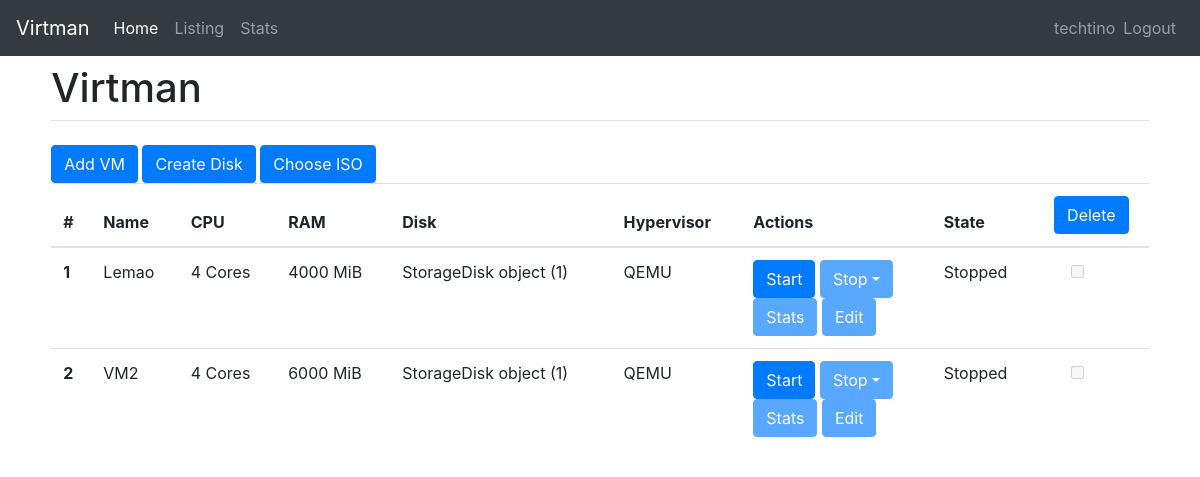
The app's page /manager/listing (signed in), older data.
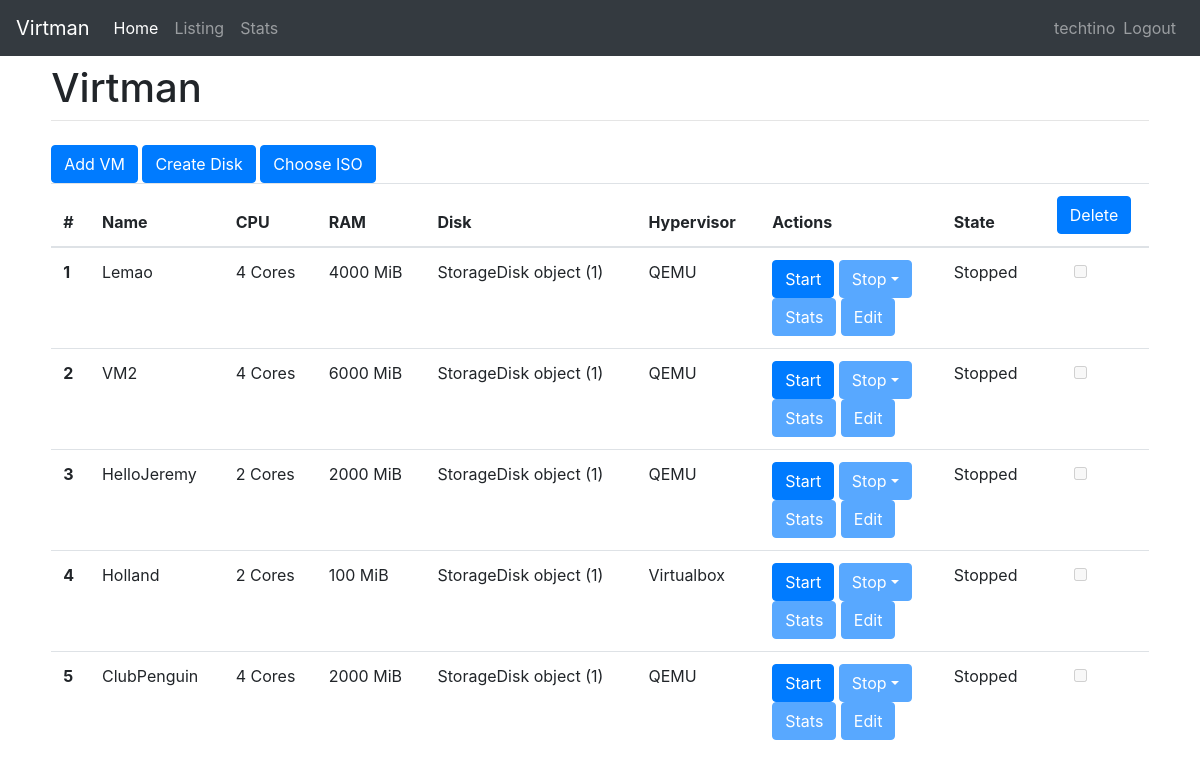
The same page, newer data.
### manager/models.py (models this page shows, shortened)
class VM(models.Model):
    name = models.CharField(max_length=30)
    cpus = models.IntegerField()
    ram = models.IntegerField()
    HYPERVISOR_CHOICES = (
        ('QEMU', 'QEMU'),
        ('Virtualbox', 'Virtualbox'),
        ('VMWare', 'VMWare'),)
    hypervisor = models.CharField(max_length=30,choices=HYPERVISOR_CHOICES)
    OS = (
        ('Linux', 'Linux'),
        ('Windows', 'Windows'),
        ('Mac', 'Mac'),)
    os = models.CharField(max_length=30,choices=OS)
    state = models.CharField(max_length=3)
    storage_disk = models.ForeignKey(StorageDisk, on_delete=models.CASCADE)

class StorageDisk(models.Model):
    name = models.CharField(max_length=30)
    path = models.CharField(max_length=30)
    size = models.IntegerField()
    pass

### manager/views.py (the view)
# urls.py: path('listing', views.listing, name='listing'),
@login_required
def listing(request):
    VM_list = VM.objects.order_by('id')[:40]
    template = loader.get_template('listing.html')
    context = {
        'VM_list': VM_list,
    }
    return HttpResponse(template.render(context, request))

### manager/templates/listing.html (shortened to what this page needs)
{% extends "base.html" %}
{% block content %}
<div class="dropdown show">
<a class="btn btn-primary" href="/manager/add">Add VM</a>
<a class="btn btn-primary" href="/manager/createDisk">Create Disk</a>
<a class="btn btn-primary" href="/manager/uploadISO">Choose ISO</a>
{% if VM_list %}
<table class="table">
  <thead>
    <tr>
      <th scope="col">#</th>
      <th scope="col">Name</th>
      <th scope="col">CPU</th>
      <th scope="col">RAM</th>
      <th scope"col">Disk</th>
      <th scope="col">Hypervisor</th>
      <th scope="col">Actions</th>
      <th scope="col">State</th>
      <th scope="col" style="text-align: center"><button form="DeleteVM" type="submit" formmethod="post" class="btn btn-primary">Delete</button></th>
    </tr>
  </thead>
  <tbody>
    {% for vm in VM_list %}
        <tr>
        <th scope="row">{{ forloop.counter}}</th>
        <td>{{vm.name}}</td>
        <td>{{vm.cpus}} Cores</td>
        <td>{{vm.ram}} MiB</td>
        <td>{{vm.storage_disk}}</td>
        <td>{{vm.hypervisor}}</td>
        <td>
        {% if vm.state == 'ON' %}
        <button type="button" class="btn btn-primary" disabled>Start</button>
        <button class="btn btn-primary dropdown-toggle" type="button" id="dropdownMenuButton" data-toggle="dropdown" aria-haspopup="true" aria-expanded="false">
          Stop
        </button>
        <div class="dropdown-menu" aria-labelledby="dropdownMenuButton">
          <a class="dropdown-item" href="#">Shutdown</a>
          <a class="dropdown-item" href="#">Restart</a>
          <a class="dropdown-item" href="/manager/{{ vm.id }}/stopVM">Force Off</a>
        </div>
        <br>
        <a class="btn btn-primary" href="/manager/{{ vm.id }}/viewStats">Stats</a>
        <a class="btn btn-primary" href="/manager/{{ vm.id }}/edit">Edit</a>
        {% else %}
        <a class="btn btn-primary" href="/manager/{{ vm.id }}/startVM">Start </a>
        <button type="button" class="btn btn-primary dropdown-toggle" disabled>Stop</button>
        <br>
        <button type="button" class="btn btn-primary" disabled>Stats</button>
        <button type="button" class="btn btn-primary" disabled>Edit</button>
        {% endif %}
        {% if vm.state == "ON" %}
        <td>Running</td>
        <td style="text-align: center"><input class="form-check-input" type="checkbox" value="" name="VMs" id="{{vm.id}}"></td>
        {% else %}
        <td>Stopped</td>
        <td style="text-align: center"><input class="form-check-input" type="checkbox" value="" disabled></td>
        {% endif %}
        </td>
        </tr>
    {% endfor %}
  </tbody>
</table>
{% else %}
There are no VMs available
{% endif %}
{% endblock content %}

### manager/templates/base.html (shortened to what this page needs)
<!doctype html>
<html lang="en">
  <head>
    <link rel="stylesheet" href="https://stackpath.bootstrapcdn.com/bootstrap/4.1.3/css/bootstrap.min.css">
  </head>
  <body>
  <nav class="navbar navbar-expand-lg navbar-dark bg-dark">
    <a class="navbar-brand" href="#">Virtman</a>
        <ul class="navbar-nav mr-auto">
        <li class="nav-item active">
            <a class="nav-link" href="/manager/home">Home</a>
        </li>
        <li class="nav-item">
            <a class="nav-link" href="/manager/listing">Listing</a>
        </li>
        <li class="nav-item">
            <a class="nav-link" href="/manager/viewStats">Stats</a>
        </li>
        </ul>
        <ul class="nav navbar-nav navbar-right">
        {% if user.is_authenticated %}
        <li class="navbar-text">
        {{user.get_username}}
        </li>
        <li class="nav-item">
            <a class="nav-link" href="/accounts/logout">Logout</a>
        </li>
        {% else %}
            <a class="nav-link" href="/accounts/login">Login</a>
        {% endif %}
        </ul>
</nav>
	<div id="content" name="content" class="main">
		<div class="row justify-content-center">
			<div class="col-11">
				<h1 class="mt-2">Virtman</h1>
				<hr class="mt-0 mb-4">
				{% block content %}
				{% endblock %}
			</div>
		</div>
	</div>
  </body>
</html>

Row changes from the older to the newer data that the page shows:
added VM: name "HelloJeremy", cpus "2", ram "2000", storage_disk "StorageDisk object (1)", hypervisor "QEMU"
added VM: name "Holland", cpus "2", ram "100", storage_disk "StorageDisk object (1)", hypervisor "Virtualbox"
added VM: name "ClubPenguin", cpus "4", ram "2000", storage_disk "StorageDisk object (1)", hypervisor "QEMU"
